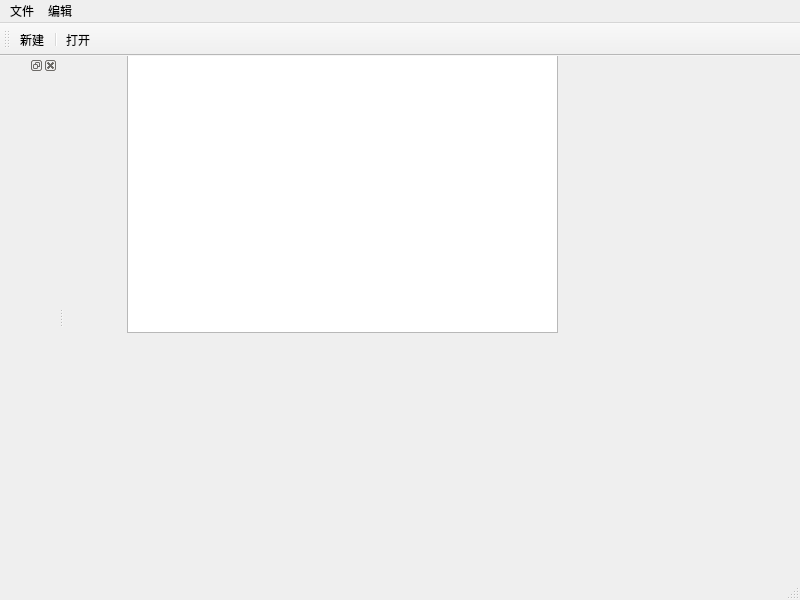
<?xml version="1.0" encoding="UTF-8"?>
<ui version="4.0">
 <class>MainWindow</class>
 <widget class="QMainWindow" name="MainWindow">
  <property name="geometry">
   <rect>
    <x>0</x>
    <y>0</y>
    <width>800</width>
    <height>600</height>
   </rect>
  </property>
  <property name="windowTitle">
   <string>MainWindow</string>
  </property>
  <widget class="QWidget" name="centralwidget">
   <widget class="QTextEdit" name="textEdit">
    <property name="geometry">
     <rect>
      <x>63</x>
      <y>-4</y>
      <width>431</width>
      <height>281</height>
     </rect>
    </property>
   </widget>
  </widget>
  <widget class="QMenuBar" name="menubar">
   <property name="geometry">
    <rect>
     <x>0</x>
     <y>0</y>
     <width>800</width>
     <height>26</height>
    </rect>
   </property>
   <widget class="QMenu" name="menu">
    <property name="title">
     <string>文件</string>
    </property>
    <addaction name="actionnew"/>
    <addaction name="separator"/>
    <addaction name="actionopen"/>
   </widget>
   <widget class="QMenu" name="menu_2">
    <property name="title">
     <string>编辑</string>
    </property>
   </widget>
   <addaction name="menu"/>
   <addaction name="menu_2"/>
  </widget>
  <widget class="QStatusBar" name="statusbar"/>
  <widget class="QToolBar" name="toolBar">
   <property name="windowTitle">
    <string>toolBar</string>
   </property>
   <attribute name="toolBarArea">
    <enum>TopToolBarArea</enum>
   </attribute>
   <attribute name="toolBarBreak">
    <bool>false</bool>
   </attribute>
   <addaction name="actionnew"/>
   <addaction name="separator"/>
   <addaction name="actionopen"/>
  </widget>
  <widget class="QDockWidget" name="dockWidget">
   <attribute name="dockWidgetArea">
    <number>1</number>
   </attribute>
   <widget class="QWidget" name="dockWidgetContents"/>
  </widget>
  <action name="actionnew">
   <property name="text">
    <string>新建</string>
   </property>
  </action>
  <action name="actionopen">
   <property name="text">
    <string>打开</string>
   </property>
  </action>
 </widget>
 <resources/>
 <connections/>
</ui>
